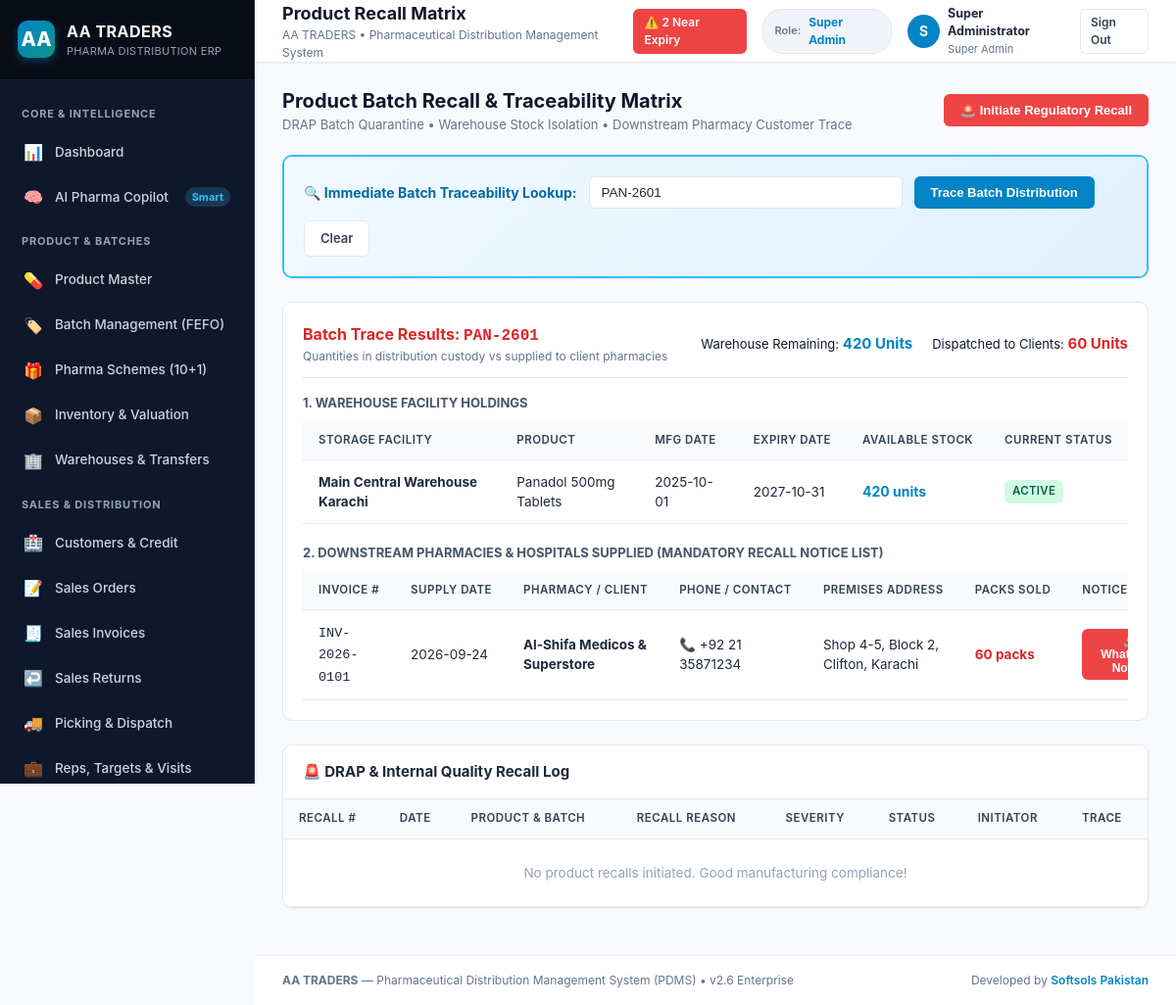
The page /recall.php?batch_search=PAN-2601 (signed in) on the database its author committed.
### tables this page shows
CREATE TABLE company_settings (
    id INTEGER PRIMARY KEY AUTOINCREMENT,
    name TEXT NOT NULL,
    trade_name TEXT,
    ntn TEXT,
    strn TEXT,
    drug_license_no TEXT,
    address TEXT,
    city TEXT,
    country TEXT DEFAULT 'Pakistan',
    phone TEXT,
    email TEXT,
    website TEXT,
    bank_name TEXT,
    bank_account_title TEXT,
    bank_account_no TEXT,
    iban TEXT,
    invoice_footer_note TEXT,
    currency_symbol TEXT DEFAULT 'Rs.',
    currency_code TEXT DEFAULT 'PKR',
    updated_at DATETIME DEFAULT CURRENT_TIMESTAMP
);

CREATE TABLE product_batches (
    id INTEGER PRIMARY KEY AUTOINCREMENT,
    product_id INTEGER NOT NULL,
    warehouse_id INTEGER NOT NULL,
    batch_number TEXT NOT NULL,
    mfg_date DATE NOT NULL,
    expiry_date DATE NOT NULL,
    purchase_price REAL NOT NULL DEFAULT 0.0,  -- Purchase rate per pack
    trade_price REAL NOT NULL DEFAULT 0.0,     -- Distributor Trade Price (TP)
    mrp_retail_price REAL NOT NULL DEFAULT 0.0,-- Maximum Retail Price (MRP)
    quantity_received INTEGER DEFAULT 0,
    quantity_available INTEGER DEFAULT 0,
    quantity_reserved INTEGER DEFAULT 0,
    quantity_damaged INTEGER DEFAULT 0,
    quantity_expired INTEGER DEFAULT 0,
    barcode TEXT,
    status TEXT DEFAULT 'active', -- active, quarantined, recalled, expired
    created_at DATETIME DEFAULT CURRENT_TIMESTAMP,
    FOREIGN KEY (product_id) REFERENCES products(id),
    FOREIGN KEY (warehouse_id) REFERENCES warehouses(id)
);

CREATE TABLE warehouses (
    id INTEGER PRIMARY KEY AUTOINCREMENT,
    branch_id INTEGER,
    name TEXT NOT NULL,
    code TEXT UNIQUE NOT NULL,
    type TEXT NOT NULL DEFAULT 'main', -- main, secondary, cold_storage, quarantine, damaged, expired
    location TEXT,
    manager_name TEXT,
    is_active INTEGER DEFAULT 1,
    FOREIGN KEY (branch_id) REFERENCES branches(id)
);

CREATE TABLE products (
    id INTEGER PRIMARY KEY AUTOINCREMENT,
    code TEXT UNIQUE NOT NULL,
    name TEXT NOT NULL,
    generic_name TEXT,
    brand_name TEXT,
    category_id INTEGER,
    therapeutic_id INTEGER,
    manufacturer_id INTEGER,
    dosage_form TEXT, -- Tablet, Capsule, Syrup, Injection, Cream, Drops, Suspension, Ointment
    strength TEXT,    -- e.g., 500mg, 10mg/ml, 1g
    pack_size TEXT,   -- e.g., 20 tablets, 1 vial, 120ml
    unit TEXT DEFAULT 'Box', -- Box, Pack, Strip, Bottle, Ampoule
    barcode TEXT,
    gtin TEXT,
    sku TEXT,
    tax_category TEXT DEFAULT 'exempt', -- exempt, standard, reduced
    tax_rate REAL DEFAULT 0.0,
    is_prescription INTEGER DEFAULT 1,
    min_stock INTEGER DEFAULT 10,
    max_stock INTEGER DEFAULT 1000,
    reorder_level INTEGER DEFAULT 25,
    safety_stock INTEGER DEFAULT 15,
    is_active INTEGER DEFAULT 1,
    created_at DATETIME DEFAULT CURRENT_TIMESTAMP,
    FOREIGN KEY (category_id) REFERENCES product_categories(id),
    FOREIGN KEY (therapeutic_id) REFERENCES therapeutic_classes(id),
    FOREIGN KEY (manufacturer_id) REFERENCES manufacturers(id)
);

### includes/auth.php (called while the page is built, shortened)
<?php
class Auth {
    public static function check(): bool {
        return isset($_SESSION['user_id']);
    }
    public static function user(): ?array {
        return [
            'id' => $_SESSION['user_id'],
            'username' => $_SESSION['username'],
            'name' => $_SESSION['full_name'],
            'email' => $_SESSION['email'],
            'role' => $_SESSION['role'],
        ];
    }
}

### recall.php (the view, shortened to what this page needs)
<?php
$pageTitle = 'Product Recall Matrix';
require_once __DIR__ . '/includes/header.php';
$searchBatch = trim($_GET['batch_search'] ?? '');
$tracedWarehouses = [];
$tracedCustomers = [];
$totalSold = 0;
$totalWarehouseHolding = 0;
if (!empty($searchBatch)) {
    $stmtWh = $db->prepare("
        SELECT b.*, w.name as warehouse_name, p.name as product_name
        FROM product_batches b
        JOIN warehouses w ON b.warehouse_id = w.id
        JOIN products p ON b.product_id = p.id
        WHERE b.batch_number = ?
    ");
    $stmtWh->execute([$searchBatch]);
    $tracedWarehouses = $stmtWh->fetchAll();
    $totalWarehouseHolding = array_sum(array_column($tracedWarehouses, 'quantity_available'));
    $stmtCust = $db->prepare("
        SELECT ii.quantity, ii.bonus_quantity, ii.net_total,
               inv.invoice_number, inv.invoice_date,
               c.business_name, c.phone as customer_phone, c.address, c.city,
               p.name as product_name
        FROM sales_invoice_items ii
        JOIN sales_invoices inv ON ii.invoice_id = inv.id
        JOIN customers c ON inv.customer_id = c.id
        JOIN product_batches pb ON ii.batch_id = pb.id
        JOIN products p ON ii.product_id = p.id
        WHERE pb.batch_number = ?
        ORDER BY inv.invoice_date DESC
    ");
    $stmtCust->execute([$searchBatch]);
    $tracedCustomers = $stmtCust->fetchAll();
    $totalSold = array_sum(array_column($tracedCustomers, 'quantity'));
}
$recalls = $db->query("
    SELECT r.*, p.name as product_name, p.code as product_code, u.full_name as initiator_name
    FROM product_recalls r
    JOIN products p ON r.product_id = p.id
    LEFT JOIN users u ON r.created_by = u.id
    ORDER BY r.id DESC
")->fetchAll();
?>
<div style="display: flex; justify-content: space-between; align-items: center; margin-bottom: 20px;">
    <div>
        <h2 style="font-size: 20px; font-weight: 700; color: var(--slate-900);">Product Batch Recall &amp; Traceability Matrix</h2>
        <p style="font-size: 13px; color: var(--slate-500);">DRAP Batch Quarantine &bull; Warehouse Stock Isolation &bull; Downstream Pharmacy Customer Trace</p>
    </div>
    <div style="display: flex; gap: 10px;">
        <button onclick="openModal('initiateRecallModal')" class="btn btn-danger">🚨 Initiate Regulatory Recall</button>
    </div>
</div>
<div class="card" style="margin-bottom: 24px; border: 2px solid #38bdf8;">
    <div class="card-body" style="background: linear-gradient(135deg, #f0f9ff, #e0f2fe);">
        <form method="GET" action="recall.php" style="display: flex; gap: 12px; align-items: center; flex-wrap: wrap;">
            <strong style="color: #0369a1; font-size: 14px;">🔍 Immediate Batch Traceability Lookup:</strong>
            <input type="text" name="batch_search" class="form-control" placeholder="Enter Batch # (e.g. PAN-2601, AUG-9081)" value="<?= htmlspecialchars($searchBatch) ?>" style="width: 320px;" required>
            <button type="submit" class="btn btn-primary">Trace Batch Distribution</button>
            <?php if (!empty($searchBatch)): ?>
                <a href="recall.php" class="btn btn-secondary">Clear</a>
            <?php endif; ?>
        </form>
    </div>
</div>
<?php if (!empty($searchBatch)): ?>
    <div style="background: #ffffff; border-radius: var(--radius-md); border: 1px solid var(--border-color); padding: 20px; margin-bottom: 24px;">
        <div style="display: flex; justify-content: space-between; align-items: center; margin-bottom: 16px; border-bottom: 1px solid var(--border-color); padding-bottom: 12px;">
            <div>
                <h3 style="font-size: 16px; font-weight: 700; color: #dc2626;">Batch Trace Results: <code><?= htmlspecialchars($searchBatch) ?></code></h3>
                <p style="font-size: 12px; color: var(--slate-500);">Quantities in distribution custody vs supplied to client pharmacies</p>
            </div>
            <div style="display: flex; gap: 20px; font-size: 13px;">
                <div>Warehouse Remaining: <strong style="color: #0284c7; font-size: 15px;"><?= $totalWarehouseHolding ?> Units</strong></div>
                <div>Dispatched to Clients: <strong style="color: #dc2626; font-size: 15px;"><?= $totalSold ?> Units</strong></div>
            </div>
        </div>
        <h4 style="font-size: 13px; text-transform: uppercase; color: var(--slate-600); margin-bottom: 8px;">1. Warehouse Facility Holdings</h4>
        <div class="table-responsive" style="margin-bottom: 20px;">
            <table class="table">
                <thead>
                    <tr>
                        <th>Storage Facility</th>
                        <th>Product</th>
                        <th>Mfg Date</th>
                        <th>Expiry Date</th>
                        <th>Available Stock</th>
                        <th>Current Status</th>
                    </tr>
                </thead>
                <tbody>
                    <?php if (empty($tracedWarehouses)): ?>
                        <tr><td colspan="6" style="text-align: center; color: var(--slate-400); padding: 12px;">No active warehouse holdings found for this batch.</td></tr>
                    <?php else: ?>
                        <?php foreach ($tracedWarehouses as $tw): ?>
                            <tr>
                                <td><strong><?= htmlspecialchars($tw['warehouse_name']) ?></strong></td>
                                <td><?= htmlspecialchars($tw['product_name']) ?></td>
                                <td><?= htmlspecialchars($tw['mfg_date']) ?></td>
                                <td><?= htmlspecialchars($tw['expiry_date']) ?></td>
                                <td><strong style="color: #0284c7; font-size: 14px;"><?= $tw['quantity_available'] ?> units</strong></td>
                                <td><span class="badge <?= $tw['status'] === 'recalled' ? 'badge-danger' : 'badge-success' ?>"><?= strtoupper($tw['status']) ?></span></td>
                            </tr>
                        <?php endforeach; ?>
                    <?php endif; ?>
                </tbody>
            </table>
        </div>
        <h4 style="font-size: 13px; text-transform: uppercase; color: var(--slate-600); margin-bottom: 8px;">2. Downstream Pharmacies &amp; Hospitals Supplied (Mandatory Recall Notice List)</h4>
        <div class="table-responsive">
            <table class="table">
                <thead>
                    <tr>
                        <th>Invoice #</th>
                        <th>Supply Date</th>
                        <th>Pharmacy / Client</th>
                        <th>Phone / Contact</th>
                        <th>Premises Address</th>
                        <th>Packs Sold</th>
                        <th>Notice Action</th>
                    </tr>
                </thead>
                <tbody>
                    <?php if (empty($tracedCustomers)): ?>
                        <tr><td colspan="7" style="text-align: center; color: var(--slate-400); padding: 12px;">This batch has not yet been invoiced to any customer.</td></tr>
                    <?php else: ?>
                        <?php foreach ($tracedCustomers as $tc): ?>
                            <tr>
                                <td><code><?= htmlspecialchars($tc['invoice_number']) ?></code></td>
                                <td><?= htmlspecialchars($tc['invoice_date']) ?></td>
                                <td><strong><?= htmlspecialchars($tc['business_name']) ?></strong></td>
                                <td>📞 <?= htmlspecialchars($tc['customer_phone'] ?? '-') ?></td>
                                <td><?= htmlspecialchars($tc['address']) ?>, <?= htmlspecialchars($tc['city']) ?></td>
                                <td><strong style="color: #dc2626;"><?= $tc['quantity'] ?> packs</strong></td>
                                <td>
                                    <button onclick="sendWhatsAppInvoice('<?= htmlspecialchars($tc['customer_phone']) ?>', '<?= htmlspecialchars($tc['invoice_number']) ?>', '<?= htmlspecialchars(addslashes($tc['business_name'])) ?>', 'RECALL NOTICE', 'URGENT DRAP RECALL: Please quarantine batch <?= htmlspecialchars($searchBatch) ?> immediately.')" class="btn btn-danger btn-sm">🚨 WhatsApp Notice</button>
                                </td>
                            </tr>
                        <?php endforeach; ?>
                    <?php endif; ?>
                </tbody>
            </table>
        </div>
    </div>
<?php endif; ?>
<div class="card">
    <div class="card-header">
        <span class="card-title">🚨 DRAP &amp; Internal Quality Recall Log</span>
    </div>
    <div class="card-body" style="padding: 0;">
        <div class="table-responsive">
            <table class="table">
                <thead>
                    <tr>
                        <th>Recall #</th>
                        <th>Date</th>
                        <th>Product &amp; Batch</th>
                        <th>Recall Reason</th>
                        <th>Severity</th>
                        <th>Status</th>
                        <th>Initiator</th>
                        <th>Trace</th>
                    </tr>
                </thead>
                <tbody>
                    <?php if (empty($recalls)): ?>
                        <tr><td colspan="8" style="text-align: center; color: var(--slate-400); padding: 24px;">No product recalls initiated. Good manufacturing compliance!</td></tr>
                    <?php endif; ?>
                </tbody>
            </table>
        </div>
    </div>
</div>
<?php require_once __DIR__ . '/includes/footer.php'; ?>

### includes/header.php (shortened to what this page needs)
<?php
require_once __DIR__ . '/auth.php';
$currentUser = Auth::user();
$db = Database::getConnection();
$nearExpiryCount = $db->query("
    SELECT COUNT(*) FROM product_batches
    WHERE status = 'active'
      AND quantity_available > 0
      AND julianday(expiry_date) - julianday('now') <= 90
")->fetchColumn();
$company = $db->query("SELECT * FROM company_settings LIMIT 1")->fetch();
$companyName = $company['name'] ?? 'AA TRADERS';
?>
<!DOCTYPE html>
<html lang="en">
<head>
    <link rel="stylesheet" href="assets/css/app.css">
</head>
<body>
<div class="app-container">
    <?php require_once __DIR__ . '/sidebar.php'; ?>
    <div class="main-content">
        <header class="topbar no-print">
            <div class="topbar-left">
                <div>
                    <h2 class="topbar-title"><?= htmlspecialchars($pageTitle ?? 'Overview') ?></h2>
                    <p class="topbar-subtitle"><?= htmlspecialchars($companyName) ?> &bull; Pharmaceutical Distribution Management System</p>
                </div>
            </div>
            <div class="topbar-right">
                <?php if ($nearExpiryCount > 0): ?>
                    <a href="expiry.php" class="btn btn-sm btn-danger" title="<?= $nearExpiryCount ?> Batches Near Expiry (< 90 Days)">
                        ⚠️ <?= $nearExpiryCount ?> Near Expiry
                    </a>
                <?php endif; ?>
                <div class="role-pill">
                    <span style="font-size: 11px; color: var(--slate-500);">Role:</span>
                    <span style="font-weight: 700; color: #0284c7; font-size: 12px;"><?= htmlspecialchars(ucwords(str_replace('_', ' ', $currentUser['role'] ?? 'User'))) ?></span>
                </div>
                <div style="display: flex; align-items: center; gap: 8px;">
                    <div style="width: 34px; height: 34px; border-radius: 50%; background: #0284c7; color: #fff; display: flex; align-items: center; justify-content: center; font-weight: 700;">
                        <?= strtoupper(substr($currentUser['name'] ?? 'U', 0, 1)) ?>
                    </div>
                    <div style="display: flex; flex-direction: column;">
                        <span style="font-size: 12.5px; font-weight: 700; color: #1e293b;"><?= htmlspecialchars($currentUser['name'] ?? 'User') ?></span>
                        <span style="font-size: 11px; color: #64748b;"><?= htmlspecialchars(ucwords(str_replace('_', ' ', $currentUser['role'] ?? ''))) ?></span>
                    </div>
                </div>
                <a href="logout.php" class="btn btn-secondary btn-sm" title="Sign Out">Sign Out</a>
            </div>
        </header>
        <main class="page-body">

### rows shown on the page
company_settings: name "AA TRADERS"
product_batches: warehouse.name "Main Central Warehouse Karachi", product.name "Panadol 500mg Tablets", mfg_date "2025-10-01", expiry_date "2027-10-31", quantity_available "420", status "ACTIVE"

### other values the page prints
$pageTitle "Product Recall Matrix"
$nearExpiryCount "2"
str_replace('_', ' ', $currentUser['role'] ?? 'User') "Super Admin"
substr($currentUser['name'] ?? 'U', 0, 1) "S"
$currentUser['name'] "Super Administrator"
str_replace('_', ' ', $currentUser['role'] ?? '') "Super Admin"
$searchBatch "PAN-2601"
$totalWarehouseHolding "420"
$totalSold "60"
$tc['invoice_number'] "INV-2026-0101"
$tc['invoice_date'] "2026-09-24"
$tc['business_name'] "Al-Shifa Medicos & Superstore"
$tc['customer_phone'] "+92 21 35871234"
$tc['address'] "Shop 4-5, Block 2, Clifton"
$tc['city'] "Karachi"
